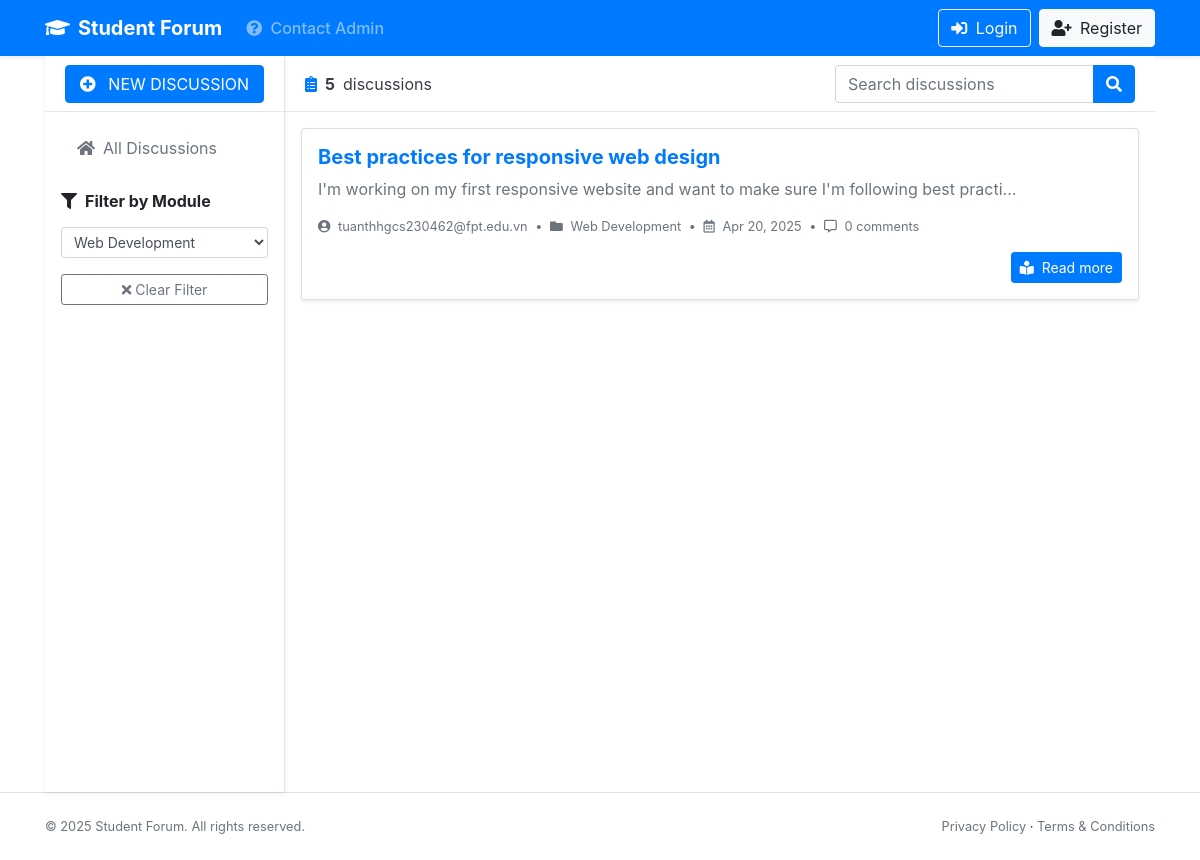
Screenshot of /public/index.php?module_id=12 with the database file from the repository.
### tables this page shows
CREATE TABLE `posts` (
  `post_id` int(11) NOT NULL,
  `user_id` int(11) DEFAULT NULL,
  `module_id` int(11) DEFAULT NULL,
  `title` varchar(255) NOT NULL,
  `content` text NOT NULL,
  `image` varchar(255) DEFAULT NULL,
  `created_at` timestamp NOT NULL DEFAULT current_timestamp()
);

CREATE TABLE `users` (
  `user_id` int(11) NOT NULL,
  `username` varchar(50) NOT NULL,
  `email` varchar(100) NOT NULL,
  `password` varchar(255) NOT NULL,
  `role` enum('admin','student') DEFAULT 'student',
  `created_at` timestamp NOT NULL DEFAULT current_timestamp()
);

CREATE TABLE `modules` (
  `module_id` int(11) NOT NULL,
  `module_name` varchar(100) NOT NULL,
  `created_at` timestamp NOT NULL DEFAULT current_timestamp()
);

### app/models/Post.php (called while the page is built, shortened)
<?php
class Post {
    private $pdo;
    public function __construct() {
        $database = new Database();
        $this->pdo = $database->connect();
    }
    public function getPostsByModule($module_id) {
        $stmt = $this->pdo->prepare("SELECT posts.*, users.username, modules.module_name
                                    FROM posts
                                    JOIN users ON posts.user_id = users.user_id
                                    JOIN modules ON posts.module_id = modules.module_id
                                    WHERE posts.module_id = ?
                                    ORDER BY posts.created_at DESC");
        $stmt->execute([$module_id]);
        return $stmt->fetchAll();
    }
}
?>

### config/database.php (called while the page is built, shortened)
<?php
class Database {
    private $host = "localhost";
    private $db_name = "student_forum";
    private $username = "root";
    private $password = "";
    public function connect() {
        try {
            $dsn = "mysql:host=" . $this->host . ";dbname=" . $this->db_name . ";charset=utf8mb4";
            $options = [
                PDO::ATTR_ERRMODE => PDO::ERRMODE_EXCEPTION,
                PDO::ATTR_DEFAULT_FETCH_MODE => PDO::FETCH_ASSOC,
                PDO::ATTR_EMULATE_PREPARES => false,
            ];
            $this->conn = new PDO($dsn, $this->username, $this->password, $options);
            return $this->conn;
        } catch (PDOException $e) {
            error_log("Database Connection Error: " . $e->getMessage(), 0);
            throw new Exception("Connection failed. Please try again later.");
        } catch (Exception $e) {
            error_log("General Error: " . $e->getMessage(), 0);
            throw new Exception("An error occurred. Please try again later.");
        }
    }
}
?>

### app/controllers/PostController.php (called while the page is built, shortened)
<?php
class PostController {
    private $postModel;
    public function __construct() {
        $this->postModel = new Post();
    }
    public function getFilteredPosts($searchTerm = '', $module_id = '') {
        if (!empty($module_id) && empty($searchTerm)) {
            return $this->postModel->getPostsByModule($module_id);
        }
        $posts = !empty($searchTerm)
            ? $this->searchPosts($searchTerm)
            : $this->getAllPosts();
        return $posts;
    }
}
?>

### app/models/Comment.php (called while the page is built, shortened)
<?php
class Comment {
    private $pdo;
    public function __construct() {
        $database = new Database();
        $this->pdo = $database->connect();
    }
    public function countCommentsByPostId($post_id) {
        $stmt = $this->pdo->prepare("SELECT COUNT(*) FROM comments WHERE post_id = ?");
        $stmt->execute([$post_id]);
        return $stmt->fetchColumn();
    }
}

### app/controllers/CommentController.php (called while the page is built, shortened)
<?php
class CommentController {
    private $commentModel;
    public function __construct() {
        $this->commentModel = new Comment();
    }
    public function countCommentsByPostId($post_id) {
        return $this->commentModel->countCommentsByPostId($post_id);
    }
}
?>

### public/index.php (shortened to what this page needs)
<?php include ROOT_PATH . '/app/views/components/header.php'; ?>
<div class="container">
    <div class="main-body p-0">
        <div class="inner-wrapper">
            <?php include ROOT_PATH . '/app/views/components/sidebar.php'; ?>
            <div class="inner-main">
                <?php include ROOT_PATH . '/app/views/components/main_header.php'; ?>
                <div class="inner-main-body p-2 p-sm-3 forum-content fade-in">
                    <?php
                    $postController = new PostController();
                    $search = isset($_GET['search']) ? trim($_GET['search']) : '';
                    $module_id = isset($_GET['module_id']) ? $_GET['module_id'] : '';
                    $posts = $postController->getFilteredPosts($search, $module_id);
                    if (!empty($posts)) {
                        foreach ($posts as $post) {
                            include ROOT_PATH . '/app/views/post/post_item.php';
                        }
                    }
                    ?>
                </div>
            </div>
        </div>
    </div>
</div>
<?php include ROOT_PATH . '/app/views/components/footer.php'; ?>

### app/views/post/post_item.php (shortened to what this page needs)
<div class="card forum-card mb-3">
    <div class="card-body p-3">
        <div class="d-flex flex-column">
            <h5 class="mb-2">
                <a href="/student_forum/app/views/post/post_detail.php?id=<?= $post['post_id']; ?>" class="text-primary font-weight-bold">
                    <?= $post["title"]; ?>
                </a>
            </h5>
            <p class="text-secondary mb-2">
                <?= strip_tags(substr($post["content"], 0, 100)) . (strlen($post["content"]) > 100 ? '...' : ''); ?>
            </p>
            <div class="d-flex justify-content-between align-items-center mt-2">
                <div class="post-meta text-muted small">
                    <span data-toggle="tooltip" title="Author">
                        <i class="fas fa-user-circle mr-1"></i> <?= htmlspecialchars($post["username"]); ?>
                    </span>
                    <span class="mx-1">•</span>
                    <span data-toggle="tooltip" title="Module">
                        <i class="fas fa-folder mr-1"></i> <?= htmlspecialchars($post["module_name"]); ?>
                    </span>
                    <span class="mx-1">•</span>
                    <span data-toggle="tooltip" title="Posted date">
                        <i class="far fa-calendar-alt mr-1"></i> <?= date('M j, Y', strtotime($post["created_at"])); ?>
                    </span>
                    <?php
                    $commentController = new CommentController();
                    $commentCount = $commentController->countCommentsByPostId($post['post_id']);
                    ?>
                    <span class="mx-1">•</span>
                    <span data-toggle="tooltip" title="Comments">
                        <i class="far fa-comment-alt mr-1"></i> <?= $commentCount ?> comments
                    </span>
                </div>
            </div>
            <div class="d-flex justify-content-end mt-3">
                <a href="/student_forum/app/views/post/post_detail.php?id=<?= $post['post_id']; ?>" class="btn btn-sm btn-primary">
                    <i class="fas fa-book-reader mr-1"></i> Read more
                </a>
            </div>
        </div>
    </div>
</div>

### public/assets/css/styles.css (style rules this page uses)
:root { --primary-color: #007bff; --primary-hover: #0056b3; --secondary-color: #6c757d; --light-bg: #f8f9fc; --white: #ffffff; --border-color: #e3e6f0; --text-color: #3a3b45; --text-muted: #858796; --shadow-sm: 0 0.125rem 0.25rem rgba(0, 0, 0, 0.075); --shadow: 0 0.15rem 1.75rem 0 rgba(58, 59, 69, 0.15); --radius: 0.35rem; }
body { color: var(--text-color); text-align: left; background-color: var(--light-bg); font-family: 'Nunito', -apple-system, BlinkMacSystemFont, "Segoe UI", Roboto, "Helvetica Neue", Arial, sans-serif; line-height: 1.6; }
h1, h2, h3, h4, h5, h6 { font-weight: 600; margin-bottom: 0.5rem; }
.card { border: none; border-radius: var(--radius); box-shadow: var(--shadow-sm); margin-bottom: 1.5rem; background-color: var(--white); }
.card-body { flex: 1 1 auto; min-height: 1px; padding: 1.25rem; }
.btn { border-radius: var(--radius); padding: 0.375rem 1rem; font-weight: 500; transition: all 0.15s ease-in-out; }
.btn-primary { background-color: var(--primary-color); border-color: var(--primary-color); }
.inner-wrapper { position: relative; height: calc(100vh - 4rem); transition: transform 0.3s; }
.inner-main, .inner-sidebar { position: absolute; top: 0; bottom: 0; display: flex; flex-direction: column; }
.inner-main { right: 0; left: 240px; }
.inner-main-body, .inner-sidebar-body { padding: 1.25rem; overflow-y: auto; position: relative; flex: 1 1 auto; }
.forum-card { border: none; border-radius: var(--radius); margin-bottom: 1rem; }
.fade-in { animation: fadeIn 0.5s ease-in-out; }
.text-primary { color: var(--primary-color) !important; }

### rows the page displays
posts: title "Best practices for responsive web design", content "I'm working on my first responsive website and want to make sure I'm following best practi", user.username "tuanthhgcs230462@fpt.edu.vn", module.module_name "Web Development", created_at "Apr 20, 2025", commentCount "0"

### other values shown
$postCount "5"
form field module_id "Web Development"
